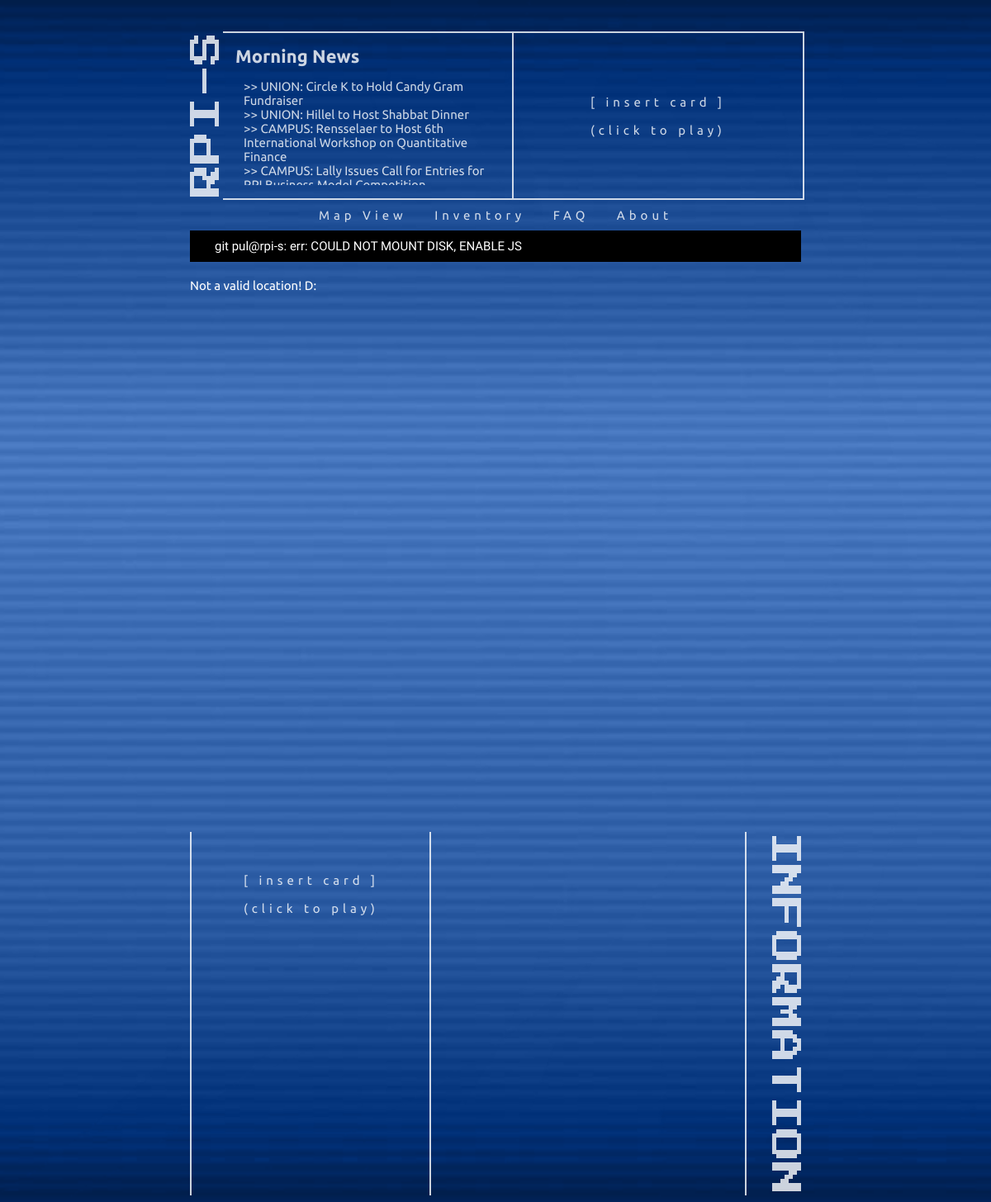
Page /area.php on the committed database.
### tables this page shows
CREATE TABLE IF NOT EXISTS `events` (
  `eventID` int(11) NOT NULL AUTO_INCREMENT,
  `title` varchar(400) NOT NULL,
  `description` varchar(64) NOT NULL,
  `location` varchar(64) DEFAULT NULL,
  `date` int(11) DEFAULT NULL,
  `quest` int(11) NOT NULL DEFAULT '1',
  `reward` int(11) NOT NULL DEFAULT '19',
  `areaID` varchar(11) NOT NULL DEFAULT '1,1,1',
  `actionText` varchar(400) NOT NULL DEFAULT 'Move to :L',
  `actionType` varchar(11) NOT NULL DEFAULT 'move',
  `actionParam` varchar(255) NOT NULL DEFAULT '1,1,1',
  `actionCost` int(11) NOT NULL DEFAULT '3',
  PRIMARY KEY (`eventID`)
);

### resources/includes/classifieds.php (the view)
<?php
require_once('connect.php');
$result = $dbconn->query('SELECT * FROM events WHERE quest = 0;');
if ($result){
	if ( $result->rowCount() != 0 ){
		foreach ($dbconn->query('SELECT * FROM events WHERE quest = 0;') as $results){
			echo '<li>>> '.strtoupper($results['location']).': '.$results['title'].'</li>';
		}
	} else {
		echo '<li>>> Sorry, no events to show :\\</li>';
	}
} else {
	echo '<li>>~ ERROR: could not retrieve events :(</li>';
}
?>

### resources/css/style.css (style rules this page uses)
body { background: url("../images/other/terminal.png"); background-repeat:repeat; background-position: top center; background-size: cover; font-family: 'Ubuntu', cursive; font-size: 15px; color: #FFFFFF; }

### rows in the picture
events: location "UNION", title "Circle K to Hold Candy Gram Fundraiser"
events: location "UNION", title "Hillel to Host Shabbat Dinner"
events: location "CAMPUS", title "Rensselaer to Host 6th International Workshop on Quantitative Finance"
events: location "CAMPUS", title "Lally Issues Call for Entries for…"
